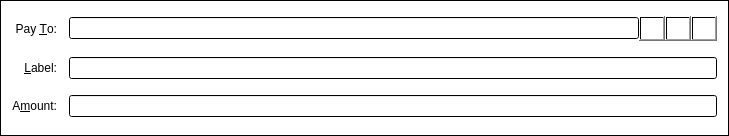
<?xml version="1.0" encoding="UTF-8"?>
<ui version="4.0">
 <class>SendCoinsEntry</class>
 <widget class="QFrame" name="SendCoinsEntry">
  <property name="geometry">
   <rect>
    <x>0</x>
    <y>0</y>
    <width>729</width>
    <height>136</height>
   </rect>
  </property>
  <property name="windowTitle">
   <string>Form</string>
  </property>
  <property name="autoFillBackground">
   <bool>false</bool>
  </property>
  <property name="styleSheet">
   <string notr="true">background-color: qlineargradient(spread:pad, x1:0, y1:0, x2:0.019, y2:0.011, stop:0 rgba(255, 255, 255, 255), stop:1 rgba(255, 255, 255, 255));</string>
  </property>
  <property name="frameShape">
   <enum>QFrame::StyledPanel</enum>
  </property>
  <property name="frameShadow">
   <enum>QFrame::Plain</enum>
  </property>
  <layout class="QGridLayout" name="gridLayout">
   <property name="spacing">
    <number>12</number>
   </property>
   <item row="5" column="0">
    <widget class="QLabel" name="label">
     <property name="text">
      <string>A&amp;mount:</string>
     </property>
     <property name="alignment">
      <set>Qt::AlignRight|Qt::AlignTrailing|Qt::AlignVCenter</set>
     </property>
     <property name="buddy">
      <cstring>payAmount</cstring>
     </property>
    </widget>
   </item>
   <item row="3" column="0">
    <widget class="QLabel" name="label_2">
     <property name="text">
      <string>Pay &amp;To:</string>
     </property>
     <property name="alignment">
      <set>Qt::AlignRight|Qt::AlignTrailing|Qt::AlignVCenter</set>
     </property>
     <property name="buddy">
      <cstring>payTo</cstring>
     </property>
    </widget>
   </item>
   <item row="5" column="1">
    <widget class="BitcoinAmountField" name="payAmount"/>
   </item>
   <item row="4" column="1">
    <layout class="QHBoxLayout" name="horizontalLayout_2">
     <property name="spacing">
      <number>0</number>
     </property>
     <item>
      <widget class="QValidatedLineEdit" name="addAsLabel">
       <property name="enabled">
        <bool>true</bool>
       </property>
       <property name="toolTip">
        <string>Enter a label for this address to add it to your address book</string>
       </property>
      </widget>
     </item>
    </layout>
   </item>
   <item row="4" column="0">
    <widget class="QLabel" name="label_4">
     <property name="text">
      <string>&amp;Label:</string>
     </property>
     <property name="alignment">
      <set>Qt::AlignRight|Qt::AlignTrailing|Qt::AlignVCenter</set>
     </property>
     <property name="buddy">
      <cstring>addAsLabel</cstring>
     </property>
    </widget>
   </item>
   <item row="3" column="1">
    <layout class="QHBoxLayout" name="payToLayout">
     <property name="spacing">
      <number>0</number>
     </property>
     <item>
      <widget class="QValidatedLineEdit" name="payTo">
       <property name="toolTip">
        <string>The address to send the payment to  (e.g. BJhbfkSgJfrRLS9DepUcxbQciAFvXqYkre)</string>
       </property>
       <property name="maxLength">
        <number>34</number>
       </property>
      </widget>
     </item>
     <item>
      <widget class="QToolButton" name="addressBookButton">
       <property name="toolTip">
        <string>Choose address from address book</string>
       </property>
       <property name="text">
        <string/>
       </property>
       <property name="icon">
        <iconset resource="../bitcoin.qrc">
         <normaloff>:/icons/address-book</normaloff>:/icons/address-book</iconset>
       </property>
       <property name="shortcut">
        <string>Alt+A</string>
       </property>
      </widget>
     </item>
     <item>
      <widget class="QToolButton" name="pasteButton">
       <property name="toolTip">
        <string>Paste address from clipboard</string>
       </property>
       <property name="text">
        <string/>
       </property>
       <property name="icon">
        <iconset resource="../bitcoin.qrc">
         <normaloff>:/icons/editpaste</normaloff>:/icons/editpaste</iconset>
       </property>
       <property name="shortcut">
        <string>Alt+P</string>
       </property>
      </widget>
     </item>
     <item>
      <widget class="QToolButton" name="deleteButton">
       <property name="toolTip">
        <string>Remove this recipient</string>
       </property>
       <property name="text">
        <string/>
       </property>
       <property name="icon">
        <iconset resource="../bitcoin.qrc">
         <normaloff>:/icons/remove</normaloff>:/icons/remove</iconset>
       </property>
      </widget>
     </item>
    </layout>
   </item>
  </layout>
 </widget>
 <customwidgets>
  <customwidget>
   <class>QValidatedLineEdit</class>
   <extends>QLineEdit</extends>
   <header>qvalidatedlineedit.h</header>
  </customwidget>
  <customwidget>
   <class>BitcoinAmountField</class>
   <extends>QLineEdit</extends>
   <header>bitcoinamountfield.h</header>
   <container>1</container>
  </customwidget>
 </customwidgets>
 <resources>
  <include location="../bitcoin.qrc"/>
 </resources>
 <connections/>
</ui>
